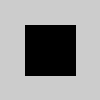
Frame 1 (no input)
Frame 60 (the mouse pressed at the canvas centre just before this capture): identical to frame 1, image omitted
Frame 120 (the mouse held since frame 60 and released just before this capture): identical to frame 1, image omitted

The Processing sketch that drew this single still picture (run headless with seeded random() and noise(); from frame 60 on, the mouse is pressed at the canvas centre):

// Processing sketch: mouseDraged
// ── mouseDraged.pde
// drag (click and hold (and move(?))) your mouse across the
// image to change the value of the rectangle

int value = 0;

void setup(){

}

void draw(){
  fill(value);
  rect(25,25, 50,50);
}

void mouseDragged(){
  value = value + 5;

  if (value > 255){
    value = 0;
  }
}
